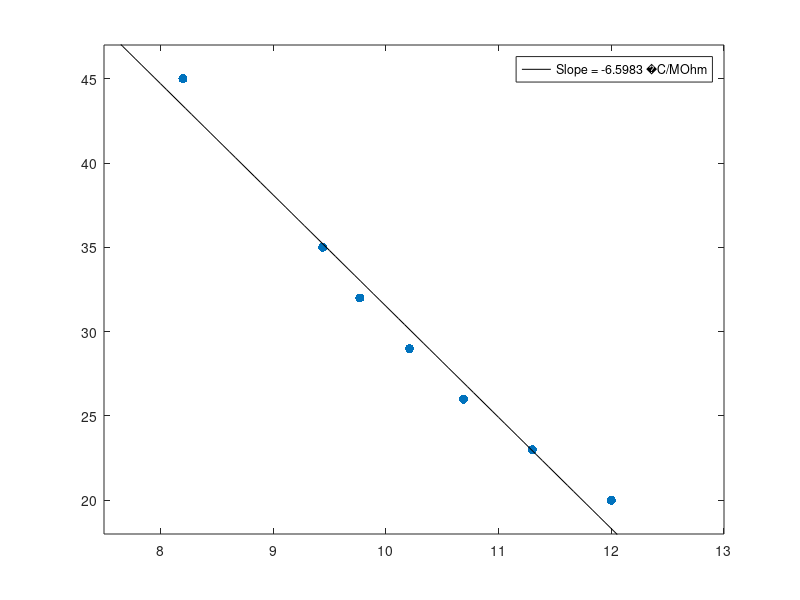
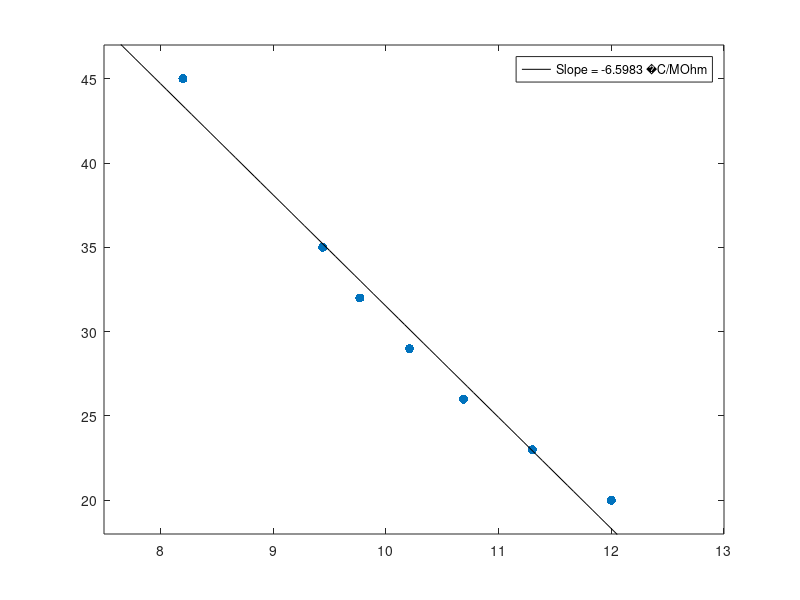

MATLAB code to generate these figures, in order: (Note: this script raises an error after producing the figures.)
% This imports all data files from a single day into one data structure
clear;clc;clf;
cd('/Users/Julien/Google Drive/Hudspeth/Data/Orange Room/2015-10-20.01/Ear 1/Cell 1')
fileList = dir('*.txt'); % Get an array w/ 1 cell per file. The 'name' field of the array contains the file name
file_names={fileList.name}; 
has_raw = strfind(file_names,'raw.txt');            % Find names that contain 'raw.txt'
q_matches = cellfun(@isempty,has_raw);              % Mark the non-raws with 1's and the raw with 0's
fileList2 = fileList(q_matches);                    % Make a new fileList, that contains only .txt files, with no raw.txt

struct_data = cellfun(@importdata,{fileList2.name});% Import the data from the file list

%% Plot resistance calibration, find slope of relation
temp = [35 32 29 26 23 20 45];
res = [9.44 9.77 10.21 10.69 11.3 12.0 8.2];
plot(res,temp,'.','markersize',20)
axis([7.5 13 18 47])
P = polyfit(res,temp,1);    % P(1) is the slope (degrees per megaohm)
xrange = get(gca,'xlim');
x = linspace(xrange(1),xrange(2));
y = x*P(1) + P(2);
hold on
h1 = plot(x,y,'k');         % Plot best fit line
legend(h1,['Slope = ', num2str(P(1)),' ',char(176), 'C/MOhm'])

saveas(gcf,strcat('Resistance_v_Temperature','fig'));
saveas(gcf,strcat('Resistance_v_Temperature'),'epsc');

%% Plot recs 1:8
saveyn = 0;
warning off
for r = 1:8
    clf
logfile_name        = getfield(dir('*.log'),'name');
logfile_name_clean  = logfile_name(1:end-7);            % remove excess numbers from filename, for use in figure titles below
logfile             = importdata(logfile_name);
wavetrain           = logfile.data(r,8);                % get number of wavetrains [actually waveforms] for that run
laser_delay         = logfile.data(r,43)*.001;          % in milliseconds
laser_duration      = logfile.data(r,44)*.001;          % in milliseconds
laser_voltage       = logfile.data(r,63);
probe_pzt_delay     = logfile.data(r,22)*0.001;         % in seconds
probe_pzt_duration  = logfile.data(r,23)*0.001;         % in seconds
beta                = logfile.data(4,106);
Fs                  = logfile.data(r,12);               % sampling rate
T                   = 1/Fs;
L                   = length(struct_data(r).data(:,2));    
t                   = (0:L-1)*T; 

voltage(:,r) = struct_data(r).data(:,3); voltage(:,r) = medfilt1(voltage(:,r),20);
current(:,r) = struct_data(r).data(:,2); current(:,r) = medfilt1(current(:,r),20);
laser = struct_data(r).data(:,4);
resistance(:,r) = (voltage(:,r)*10^-3)./(current(:,r)*10^-12);

subplot(4,1,1)
plot(t,voltage(:,r))
axis([0 0.4 -1 12])
ylim = get(gca, 'YLim');
    x = [laser_delay laser_delay laser_delay+laser_duration laser_delay+laser_duration laser_delay]; 
    y = [ylim(1)+0.01 ylim(2)-0.01 ylim(2)-0.01 ylim(1)+0.01 ylim(1)+0.01]; 
    patch(x, y, -1 * ones(size(x)), [0.9 0.9 0.9], 'LineStyle', 'none')     % Make patch 
    ylabel('Voltage (mV')
    title_string1 = strcat(num2str(logfile_name_clean), ' Record  ', num2str(r));
    title_string2 = logfile.textdata(r,3);
    title({ title_string1, title_string2{1} },'fontsize',10)
subplot(4,1,2)
plot(t,current(:,r))
    ylabel('Current (pA)')
    axis([0 0.4 1500 2500])
    ylim = get(gca, 'YLim');
    x = [laser_delay laser_delay laser_delay+laser_duration laser_delay+laser_duration laser_delay]; 
    y = [ylim(1)+0.01 ylim(2)-0.01 ylim(2)-0.01 ylim(1)+0.01 ylim(1)+0.01]; 
    patch(x, y, -1 * ones(size(x)), [0.9 0.9 0.9], 'LineStyle', 'none')     % Make patch 
subplot(4,1,3:4)
    plot(t,resistance(:,r))
    ylabel('Resistance (MOhm)')
    axis([0 0.4 4.5e6 6e6])
    ylim = get(gca, 'YLim');
    x = [laser_delay laser_delay laser_delay+laser_duration laser_delay+laser_duration laser_delay]; 
    y = [ylim(1)+0.01 ylim(2)-0.01 ylim(2)-0.01 ylim(1)+0.01 ylim(1)+0.01]; 
    patch(x, y, -1 * ones(size(x)), [0.9 0.9 0.9], 'LineStyle', 'none')     % Make patch 
res_pre = mean(resistance(0.028*Fs:0.041*Fs,r));
res_post = mean(resistance(0.26*Fs:0.29*Fs,r));
delta_r = res_post - res_pre;
temp2(r) = delta_r*(1e-6) * P(1);  % Multiply resistance by slope (deg/MOhm); Didn't include y-int since resistance is much lower than during calibration and the tempeature is clearly not ~90C
text(0.1, 5.8e6, ['\DeltaT   ',num2str(temp2(r)),' ',char(176),'C'])

if saveyn == 1
    saveas(gcf,strcat('DataFig_m',num2str(r),'fig'));
    saveas(gcf,strcat('DataFig_e',num2str(r),'eps'),'epsc');
end
end

%% Plot recs 9:42
warning off
saveyn = 0;
for r = 9:42
logfile_name        = getfield(dir('*.log'),'name');
logfile_name_clean  = logfile_name(1:end-7);            % remove excess numbers from filename, for use in figure titles below
logfile             = importdata(logfile_name);
wavetrain           = logfile.data(r,8);                % get number of wavetrains [actually waveforms] for that run
laser_delay         = logfile.data(r,43)*.001;          % in milliseconds
laser_duration      = logfile.data(r,44)*.001;          % in milliseconds
laser_voltage       = logfile.data(r,63);
probe_pzt_delay     = logfile.data(r,22)*0.001;         % in seconds
probe_pzt_duration  = logfile.data(r,23)*0.001;         % in seconds
beta                = logfile.data(4,106);
Fs                  = logfile.data(r,12);               % sampling rate
T                   = 1/Fs;
L                   = length(struct_data(r).data(:,2));    
t                   = (0:L-1)*T; 

voltage2(:,r) = struct_data(r).data(:,3); voltage2(:,r) = medfilt1(voltage2(:,r),20);
current2(:,r) = struct_data(r).data(:,2); current2(:,r) = medfilt1(current2(:,r),20);
laser2 = struct_data(r).data(:,4);
resistance2(:,r) = (voltage2(:,r)*10^-3)./(current2(:,r)*10^-12);

subplot(4,1,1)
plot(t,voltage2(:,r))
axis([0 0.4 -1 12])
ylim = get(gca, 'YLim');
    x = [laser_delay laser_delay laser_delay+laser_duration laser_delay+laser_duration laser_delay]; 
    y = [ylim(1)+0.01 ylim(2)-0.01 ylim(2)-0.01 ylim(1)+0.01 ylim(1)+0.01]; 
    patch(x, y, -1 * ones(size(x)), [0.9 0.9 0.9], 'LineStyle', 'none')     % Make patch 
    ylabel('Voltage (mV')
    title_string1 = strcat(num2str(logfile_name_clean), ' Record  ', num2str(r));
    title_string2 = logfile.textdata(r,3);
    title({ title_string1, title_string2{1} },'fontsize',10)

subplot(4,1,2)
plot(t,current2(:,r))
    ylabel('Current (pA)')
    axis([0 0.4 1500 2500])
    ylim = get(gca, 'YLim');
    x = [laser_delay laser_delay laser_delay+laser_duration laser_delay+laser_duration laser_delay]; 
    y = [ylim(1)+0.01 ylim(2)-0.01 ylim(2)-0.01 ylim(1)+0.01 ylim(1)+0.01]; 
    patch(x, y, -1 * ones(size(x)), [0.9 0.9 0.9], 'LineStyle', 'none')     % Make patch 
subplot(4,1,3:4)
    plot(t,resistance2(:,r))
    ylabel('Resistance (MOhm)')
    axis([0 0.4 4.3e6 5.8e6])
    ylim = get(gca, 'YLim');
    x = [laser_delay laser_delay laser_delay+laser_duration laser_delay+laser_duration laser_delay]; 
    y = [ylim(1)+0.01 ylim(2)-0.01 ylim(2)-0.01 ylim(1)+0.01 ylim(1)+0.01]; 
    patch(x, y, -1 * ones(size(x)), [0.9 0.9 0.9], 'LineStyle', 'none')     % Make patch 
res_pre = mean(resistance2(0.028*Fs:0.041*Fs,r));
res_post = mean(resistance2(0.26*Fs:0.29*Fs,r));
delta_r = res_post - res_pre;
temp(r) = delta_r*(1e-6) * P(1);  % Multiply resistance by slope (deg/MOhm)
text(0.1, 5.6e6, ['\DeltaT   ',num2str(temp(r)),' ',char(176),'C'])
    
    if saveyn == 1
        saveas(gcf,strcat('DataFig_m',num2str(r),'fig'));
        saveas(gcf,strcat('DataFig_e',num2str(r),'eps'),'epsc');
    end
end

%% Plot temperature change vs. distance from probe
distance = [5 4 3 2 1];         % In divs; took these from log file notes
distance = distance * 1.667;    % Converted to um
temperature = [temp2(3) temp2(4) temp2(5) temp2(6) temp2(7)];
clf
plot(distance,temperature,'.k','markersize',25)
xlabel('Distance from mask (um)')
ylabel(['Temperature (', char(176), 'C)'])
title('10/19/15 - Mask in beam, electrode at various distances')
axis([0 10 0 5])

saveas(gcf,strcat('Temp_v_Distance_fromProbe','fig'));
saveas(gcf,strcat('Temp_v_Distance_fromProbe'),'epsc');

%% Mask distance from beam vs. Temperature change
clf
distance = [10 5 6 7 4 3 2 1 0 -1 -2 -3 -4 -5 -6 -7 -8 -9 -10 -11]; % distance of electrode; Positive is to the right of the beam
distance = distance + 2;        % Add 1 to get distance of mask's center
distance = distance * 1.667;    % Converted to um
temperature = [temp(9) temp(10) temp(11) temp(12) temp(13) temp(14) temp(15) temp(16) temp(17) temp(18) temp(19) temp(20) temp(21) temp(22) temp(23) temp(24) temp(25) temp(26) temp(27) temp(28)];
%plot(distance,temperature,'.k','markersize',20)
for d = 9:28    % To number the points
    plot(distance(d-8),temperature(d-8),'.k','markersize',20);
    text(distance(d-8)-0.1,temperature(d-8)+0.5,num2str(d));    % Add record number on top of point
    hold on
end
yl = get(gca,'ylim');
line([6 6],[yl(1) yl(2)],'color',[0.8 0.1 0.8],'linewidth',2,'linestyle','--')
line([-6 -6],[yl(1) yl(2)],'color',[0.8 0.1 0.8],'linewidth',2,'linestyle','--')

axis([-20 25 -1 8]);
title('10/20/15 - Distance of mask left edge from center of beam vs. Temperature')
xlabel('Distance from mask (um)')
ylabel(['Temperature (', char(176), 'C)'])

save('10_20_15_DistTempFile.mat','distance','temperature'); % Save distance and temperature data

saveas(gcf,strcat('Temp_v_Distance_fromBeam','fig'));
saveas(gcf,strcat('Temp_v_Distance_fromBeam'),'epsc');

%% Compare kinetics w/ electrode in and out of beam: Recs 17, 24, 25
clf
set(0, 'DefaultAxesColorOrder',[0.2 0.2 0.9; 0.2 0.8 0.2 ; 0.9 0.1 0.2 ] );
for r = [17 24 25]
    baseline = mean(resistance2(0.022*Fs:0.025*Fs,r));
    peak = mean(-(resistance2(0.28*Fs:0.3*Fs,r)-baseline));
    delta = abs(peak - baseline);
    plot(t(0.022*Fs:0.38*Fs),medfilt1(-(resistance2(0.022*Fs:0.38*Fs,r)-baseline)/peak,1) )
    hold all
end
ylim = get(gca, 'YLim');
x = [laser_delay laser_delay laser_delay+laser_duration laser_delay+laser_duration laser_delay]; 
y = [ylim(1)+0.01 ylim(2)-0.01 ylim(2)-0.01 ylim(1)+0.01 ylim(1)+0.01]; 
patch(x, y, -1 * ones(size(x)), [0.9 0.9 0.9], 'LineStyle', 'none')     % Make patch 

legend('Rec 17 (Elec. in beam)','Rec 24 (Elec. out of beam)','Rec 25 (Elec. out of beam)','location','southwest')
axis([0 0.4 -0.5 1.3])
title('10/20/15 - Resistance kinetics: Electrode in/out of beam')
ylabel('Resistance (normalized)')
xlabel('Time (sec)')

saveas(gcf,strcat('KineticsOverlaid_Recs17,24,25','fig'));
saveas(gcf,strcat('KineticsOverlaid_Recs17,24,25'),'epsc');

%% Compare kinetics w/ electrode in and out of beam: Recs 14 & 26
clf
for r = [14 26]
    baseline = mean(resistance2(0.022*Fs:0.025*Fs,r));
    peak = mean(-(resistance2(0.28*Fs:0.3*Fs,r)-baseline));
    delta = abs(peak - baseline);
    plot(t(0.022*Fs:0.38*Fs),medfilt1(-(resistance2(0.022*Fs:0.38*Fs,r)-baseline)/peak,1) )
    hold all
end
ylim = get(gca, 'YLim');
x = [laser_delay laser_delay laser_delay+laser_duration laser_delay+laser_duration laser_delay]; 
y = [ylim(1)+0.01 ylim(2)-0.01 ylim(2)-0.01 ylim(1)+0.01 ylim(1)+0.01]; 
patch(x, y, -1 * ones(size(x)), [0.9 0.9 0.9], 'LineStyle', 'none')     % Make patch 

legend('Rec 14 (Elec. in beam)','Rec 26 (Elec. out of beam)','location','southwest')
axis([0 0.4 -0.5 1.3])
title('10/20/15 - Resistance kinetics: Electrode in/out of beam')
ylabel('Resistance (normalized)')
xlabel('Time (sec)')

saveas(gcf,strcat('KineticsOverlaid_Recs14,26','fig'));
saveas(gcf,strcat('KineticsOverlaid_Recs14,26'),'epsc');

%% Distance along beam (which passes in center) vs. Temperature change
clf
distance = [0 -2 -4 -6 -8 -10 -12 -15 -18 -21 -24 -26 21 26]; % In divs
distance = distance * 1.667;
temperature = [temp(29) temp(30) temp(31) temp(32) temp(33) temp(34) temp(35) temp(36) temp(37) temp(38) temp(39) temp(40) temp(41) temp(42)];
%plot(distance,temperature,'.k','markersize',20)
    for d = 29:42
        plot(distance(d-28),temperature(d-28),'.k','markersize',20);
        text(distance(d-28)-1,temperature(d-28)+0.3,num2str(d));    % Add record number on top of point
        hold on
    end
    xl = get(gca,'xlim');
    line([3 3],[xl(1) xl(2)],'color',[0.8 0.1 0.8],'linewidth',2,'linestyle','--')
    line([-3 -3],[xl(1) xl(2)],'color',[0.8 0.1 0.8],'linewidth',2,'linestyle','--')
    
axis([-50 50 0 7])
title('10/20/15 - Electrode dist. from beam center (mask is through beam) vs. Temp')
xlabel('Distance from beam center (um)')
ylabel(['Temperature (', char(176), 'C)'])

saveas(gcf,strcat('Temp_v_Distance_alongBeam','fig'));
saveas(gcf,strcat('Temp_v_Distance_alongBeam'),'epsc');

%% Compare kinetics as electrode moves down beam
clf
set(0, 'DefaultAxesColorOrder',[0.5 0.2 0.8; 0.2 0.2 0.9; 0.2 0.8 0.2 ; 0.8 0.5 0.1; 1 0.1 0.2 ] );
for r = [29 31 33 35 37]
    baseline = mean(resistance2(0.022*Fs:0.025*Fs,r));
    peak = mean(-(resistance2(0.28*Fs:0.3*Fs,r)-baseline));
    delta = abs(peak - baseline);
    plot(t(0.022*Fs:0.38*Fs),medfilt1(-(resistance2(0.022*Fs:0.38*Fs,r)-baseline)/peak,10) )
    hold all
end
ylim = get(gca, 'YLim');
x = [laser_delay laser_delay laser_delay+laser_duration laser_delay+laser_duration laser_delay]; 
y = [ylim(1)+0.01 ylim(2)-0.01 ylim(2)-0.01 ylim(1)+0.01 ylim(1)+0.01]; 
patch(x, y, -1 * ones(size(x)), [0.9 0.9 0.9], 'LineStyle', 'none')     % Make patch 

legend('Rec 29','Rec 31','Rec 33','Rec 35','Rec 37','location','southwest')
axis([0 0.4 -0.5 1.3])
title('10/20/15 - Resistance kinetics: Electrode in/out of beam')
ylabel('Resistance (normalized)')
xlabel('Time (sec)')

saveas(gcf,strcat('KineticsOverlaid_Recs29,31,33,35,37','fig'));
saveas(gcf,strcat('KineticsOverlaid_Recs29,31,33,35,37'),'epsc');

%% Exponential fit to normalized resistance traces
r = 35;
clf
time = t(0.022*Fs:0.38*Fs)';                    % Column vector for time
tem = ((resistance2 * (1e-6)) * P(1)) + P(2);   % Convert resistances to temperatures
tem = tem(0.022*Fs:0.38*Fs,:);                  % Column vectors for temperatures

ft = fittype( 'a - b*exp(c*x) - d*exp(e*x)', 'independent', 'x', 'dependent', 'y' );
opts = fitoptions( ft );                        % Create default fit options
opts.Upper = [Inf Inf 0 Inf 0];                 % Constrain the maximum of 'c' and 'e' to negative numbers
opts.Lower = [0 -Inf -Inf -Inf -Inf];           % 'a' must be positive
%opts.algorithm = 'Levenberg-Marquardt';
opts.normalize = 'on';
opts.MaxIter = 10000;
opts.MaxFunEvals = 1000;
%opts.robust = 'LAR';

% Fit model to data.
%[fitresult, gof] = fit( time(560:5559), tem(560:5559,r), ft,opts);
[fitresult, gof] = fit(time(560:5559), tem(560:5559,r), ft, opts);
%plot(fitresult,time,tem(:,r))
plot(time(560:5559), tem(560:5559,r));
hold on
plot(fitresult)

axis([0 0.4 58 70])
fitresult
% Tau1 = 1/fitresult.c
% Tau2 = fitresult.e

